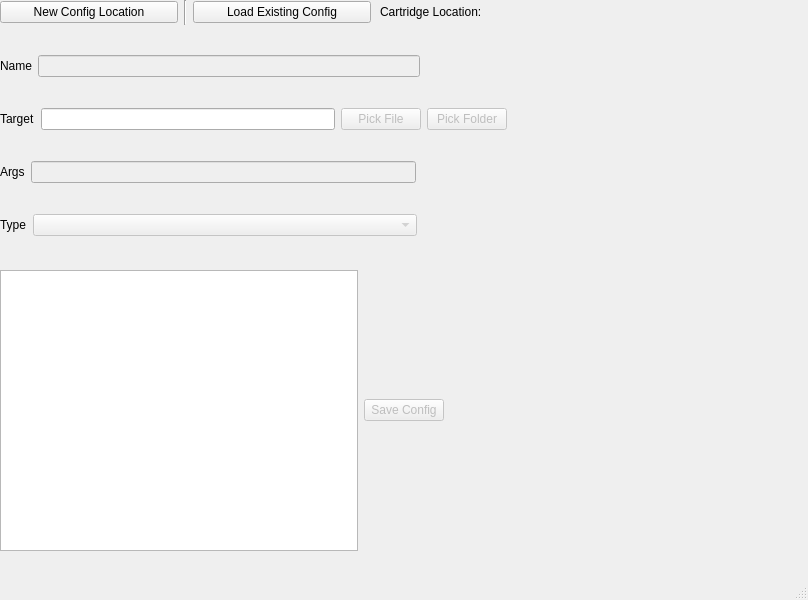
<?xml version="1.0" encoding="UTF-8"?>
<ui version="4.0">
 <class>MainWindow</class>
 <widget class="QMainWindow" name="MainWindow">
  <property name="geometry">
   <rect>
    <x>0</x>
    <y>0</y>
    <width>808</width>
    <height>600</height>
   </rect>
  </property>
  <property name="windowTitle">
   <string>Config File Creator</string>
  </property>
  <widget class="QWidget" name="centralwidget">
   <widget class="QWidget" name="horizontalLayoutWidget">
    <property name="geometry">
     <rect>
      <x>0</x>
      <y>0</y>
      <width>371</width>
      <height>25</height>
     </rect>
    </property>
    <layout class="QHBoxLayout" name="horizTopButtons" stretch="0,0,0">
     <item>
      <widget class="QPushButton" name="buttonDrive">
       <property name="text">
        <string>New Config Location</string>
       </property>
      </widget>
     </item>
     <item>
      <widget class="Line" name="line">
       <property name="orientation">
        <enum>Qt::Vertical</enum>
       </property>
      </widget>
     </item>
     <item>
      <widget class="QPushButton" name="buttonLoad">
       <property name="text">
        <string>Load Existing Config</string>
       </property>
      </widget>
     </item>
    </layout>
   </widget>
   <widget class="QWidget" name="verticalLayoutWidget">
    <property name="geometry">
     <rect>
      <x>0</x>
      <y>30</y>
      <width>801</width>
      <height>231</height>
     </rect>
    </property>
    <layout class="QVBoxLayout" name="vertLineEdits">
     <item>
      <layout class="QHBoxLayout" name="horizName">
       <item>
        <widget class="QLabel" name="label">
         <property name="text">
          <string>Name</string>
         </property>
        </widget>
       </item>
       <item>
        <widget class="QLineEdit" name="lineEditName">
         <property name="enabled">
          <bool>false</bool>
         </property>
         <property name="clearButtonEnabled">
          <bool>true</bool>
         </property>
        </widget>
       </item>
       <item>
        <spacer name="horizontalSpacer_2">
         <property name="orientation">
          <enum>Qt::Horizontal</enum>
         </property>
         <property name="sizeHint" stdset="0">
          <size>
           <width>40</width>
           <height>20</height>
          </size>
         </property>
        </spacer>
       </item>
      </layout>
     </item>
     <item>
      <layout class="QHBoxLayout" name="horizTarget">
       <item>
        <widget class="QLabel" name="label_2">
         <property name="text">
          <string>Target</string>
         </property>
        </widget>
       </item>
       <item>
        <widget class="QLineEdit" name="lineEditTarget">
         <property name="enabled">
          <bool>true</bool>
         </property>
         <property name="readOnly">
          <bool>true</bool>
         </property>
         <property name="clearButtonEnabled">
          <bool>false</bool>
         </property>
        </widget>
       </item>
       <item>
        <widget class="QPushButton" name="buttonFile">
         <property name="enabled">
          <bool>false</bool>
         </property>
         <property name="text">
          <string>Pick File</string>
         </property>
        </widget>
       </item>
       <item>
        <widget class="QPushButton" name="buttonFolder">
         <property name="enabled">
          <bool>false</bool>
         </property>
         <property name="text">
          <string>Pick Folder</string>
         </property>
        </widget>
       </item>
       <item>
        <spacer name="horizontalSpacer_3">
         <property name="orientation">
          <enum>Qt::Horizontal</enum>
         </property>
         <property name="sizeHint" stdset="0">
          <size>
           <width>40</width>
           <height>20</height>
          </size>
         </property>
        </spacer>
       </item>
      </layout>
     </item>
     <item>
      <layout class="QHBoxLayout" name="horizArgs">
       <item>
        <widget class="QLabel" name="label_3">
         <property name="text">
          <string>Args</string>
         </property>
        </widget>
       </item>
       <item>
        <widget class="QLineEdit" name="lineEditArgs">
         <property name="enabled">
          <bool>false</bool>
         </property>
         <property name="clearButtonEnabled">
          <bool>true</bool>
         </property>
        </widget>
       </item>
       <item>
        <spacer name="horizontalSpacer_4">
         <property name="orientation">
          <enum>Qt::Horizontal</enum>
         </property>
         <property name="sizeHint" stdset="0">
          <size>
           <width>40</width>
           <height>20</height>
          </size>
         </property>
        </spacer>
       </item>
      </layout>
     </item>
     <item>
      <layout class="QHBoxLayout" name="horizType" stretch="0,1,1">
       <item>
        <widget class="QLabel" name="label_4">
         <property name="text">
          <string>Type</string>
         </property>
        </widget>
       </item>
       <item>
        <widget class="QComboBox" name="comboType">
         <property name="enabled">
          <bool>false</bool>
         </property>
         <property name="editable">
          <bool>false</bool>
         </property>
        </widget>
       </item>
       <item>
        <spacer name="horizontalSpacer_5">
         <property name="orientation">
          <enum>Qt::Horizontal</enum>
         </property>
         <property name="sizeHint" stdset="0">
          <size>
           <width>40</width>
           <height>20</height>
          </size>
         </property>
        </spacer>
       </item>
      </layout>
     </item>
    </layout>
   </widget>
   <widget class="QWidget" name="horizontalLayoutWidget_6">
    <property name="geometry">
     <rect>
      <x>0</x>
      <y>270</y>
      <width>801</width>
      <height>281</height>
     </rect>
    </property>
    <layout class="QHBoxLayout" name="horizPreview" stretch="0,0,0">
     <item>
      <widget class="QTextEdit" name="textEditPreview">
       <property name="enabled">
        <bool>true</bool>
       </property>
       <property name="readOnly">
        <bool>true</bool>
       </property>
      </widget>
     </item>
     <item>
      <widget class="QPushButton" name="buttonSave">
       <property name="enabled">
        <bool>false</bool>
       </property>
       <property name="text">
        <string>Save Config</string>
       </property>
      </widget>
     </item>
     <item>
      <spacer name="horizontalSpacer">
       <property name="orientation">
        <enum>Qt::Horizontal</enum>
       </property>
       <property name="sizeHint" stdset="0">
        <size>
         <width>40</width>
         <height>20</height>
        </size>
       </property>
      </spacer>
     </item>
    </layout>
   </widget>
   <widget class="QLabel" name="label_5">
    <property name="geometry">
     <rect>
      <x>380</x>
      <y>0</y>
      <width>119</width>
      <height>23</height>
     </rect>
    </property>
    <property name="text">
     <string>Cartridge Location:</string>
    </property>
   </widget>
   <widget class="QLabel" name="labelDir">
    <property name="geometry">
     <rect>
      <x>510</x>
      <y>0</y>
      <width>291</width>
      <height>23</height>
     </rect>
    </property>
    <property name="text">
     <string/>
    </property>
   </widget>
  </widget>
  <widget class="QMenuBar" name="menubar">
   <property name="geometry">
    <rect>
     <x>0</x>
     <y>0</y>
     <width>808</width>
     <height>20</height>
    </rect>
   </property>
  </widget>
  <widget class="QStatusBar" name="statusbar"/>
 </widget>
 <resources/>
 <connections/>
</ui>
